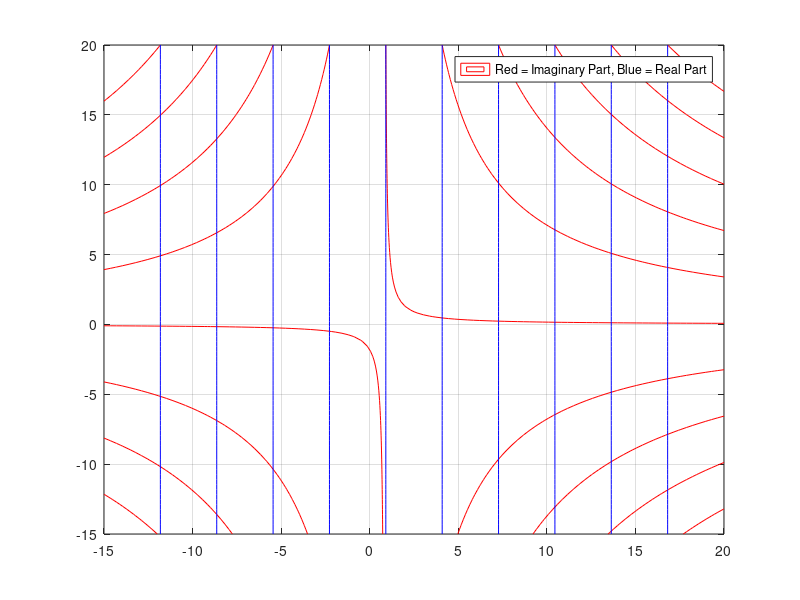

Source code (MATLAB):
clear all;
close all;

%specifying limits of x and y
x = linspace(-15,20);
y = linspace(-15,20);

%matrix of x and y
[X,Y] = meshgrid(x,y);

%defining u and v
u=(X^3) - 3*X*(Y^2);
v=3*Y*(X^2)- (Y^3);

%equipotential lines: contour plot
contour(X,Y,v,'r');
hold on
contour(X,Y,u,'b');
grid on
legend("Red = Imaginary Part, Blue = Real Part")
